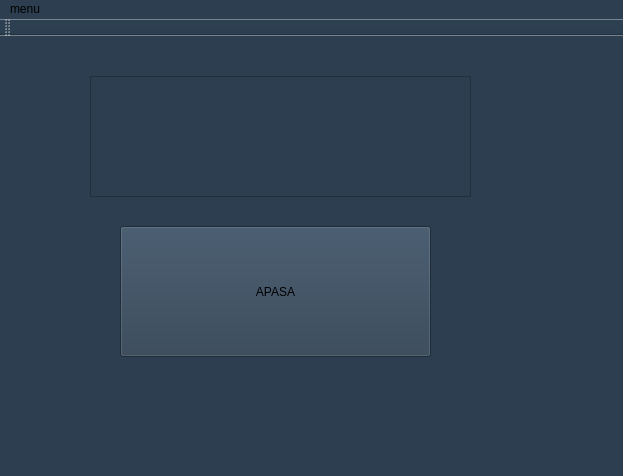
<?xml version="1.0" encoding="UTF-8"?>
<ui version="4.0">
 <class>ClientClass</class>
 <widget class="QMainWindow" name="ClientClass">
  <property name="geometry">
   <rect>
    <x>0</x>
    <y>0</y>
    <width>623</width>
    <height>476</height>
   </rect>
  </property>
  <property name="windowTitle">
   <string>Client</string>
  </property>
  <property name="autoFillBackground">
   <bool>false</bool>
  </property>
  <property name="styleSheet">
   <string notr="true">background-color: #2c3e50;
</string>
  </property>
  <widget class="QWidget" name="centralWidget">
   <widget class="QPushButton" name="pushButton">
    <property name="geometry">
     <rect>
      <x>120</x>
      <y>190</y>
      <width>311</width>
      <height>131</height>
     </rect>
    </property>
    <property name="text">
     <string>APASA</string>
    </property>
   </widget>
   <widget class="QPlainTextEdit" name="plainTextEdit">
    <property name="geometry">
     <rect>
      <x>90</x>
      <y>40</y>
      <width>381</width>
      <height>121</height>
     </rect>
    </property>
   </widget>
  </widget>
  <widget class="QMenuBar" name="menuBar">
   <property name="geometry">
    <rect>
     <x>0</x>
     <y>0</y>
     <width>623</width>
     <height>33</height>
    </rect>
   </property>
   <widget class="QMenu" name="menumenu">
    <property name="title">
     <string>menu</string>
    </property>
   </widget>
   <addaction name="menumenu"/>
  </widget>
  <widget class="QToolBar" name="mainToolBar">
   <attribute name="toolBarArea">
    <enum>TopToolBarArea</enum>
   </attribute>
   <attribute name="toolBarBreak">
    <bool>false</bool>
   </attribute>
  </widget>
  <widget class="QStatusBar" name="statusBar"/>
 </widget>
 <layoutdefault spacing="6" margin="11"/>
 <resources>
  <include location="Client.qrc"/>
 </resources>
 <connections>
  <connection>
   <sender>pushButton</sender>
   <signal>clicked()</signal>
   <receiver>plainTextEdit</receiver>
   <slot>clear()</slot>
   <hints>
    <hint type="sourcelabel">
     <x>194</x>
     <y>260</y>
    </hint>
    <hint type="destinationlabel">
     <x>199</x>
     <y>154</y>
    </hint>
   </hints>
  </connection>
 </connections>
</ui>
